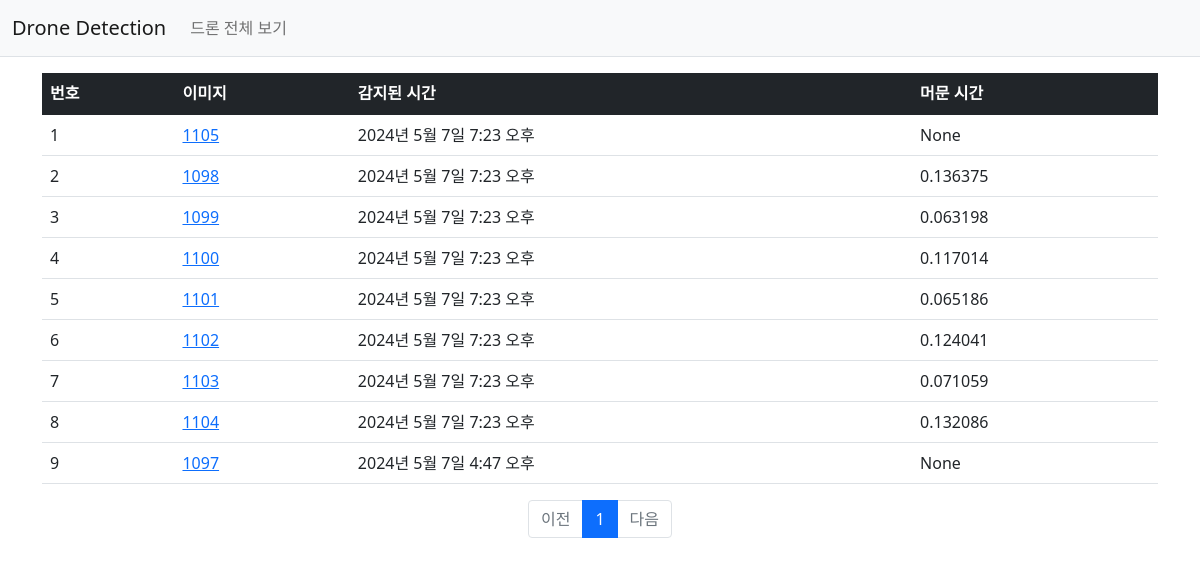
The page / on the database its author committed.
### pybo/models.py (models this page shows)
class Detection(models.Model):
    image = models.ImageField(upload_to='images/')
    detection_time = models.DateTimeField()
    elapsed_time = models.FloatField(null=True, blank=True)

### pybo/views.py (the view)
# urls.py: path('', views.main, name='main'),
def main(request):
    page = request.GET.get('page', '1')  # 페이지
    detections = Detection.objects.order_by('-detection_time')
    paginator = Paginator(detections, 10)  # 페이지당 10개씩 보여주기
    page_obj = paginator.get_page(page)
    detections = {'detections': page_obj}
    return render(request, 'detection/main.html',  detections)

### templates/detection/main.html
{% extends 'base.html' %}
{% block content %}
<div class="container my-3">
    <table class="table">
        <thead>
        <tr class="table-dark">
            <th>번호</th>
            <th>이미지</th>
            <th>감지된 시간</th>
            <th>머문 시간</th>
        </tr>
        </thead>
        <tbody>
        {% if detections %}
            {% for detection in detections %}
            <tr>
                <td>{{ forloop.counter }}</td>
                <td>
                    <a href="{% url 'pybo:detection_detail' detection.id %}">{{ detection.id }}</a>
                </td>
                <td>{{ detection.detection_time }}</td>
                <td>{{ detection.elapsed_time}}</td>
            </tr>
            {% endfor %}
        {% else %}
        <tr>
            <td colspan="3">감지된 드론이 없습니다.</td>
        </tr>
        {% endif %}
        </tbody>
    </table>
    <ul class="pagination justify-content-center">
        {% if detections.has_previous %}
            <li class="page-item">
                <a class="page-link" href="?page={{ detections.previous_page_number }}">이전</a>
            </li>
        {% else %}
            <li class="page-item disabled">
                <a class="page-link" tabindex="-1" aria-disabled="true" href="#">이전</a>
            </li>
        {% endif %}
        {% for page_number in detections.paginator.page_range %}
            {% if page_number >= detections.number|add:-5 and page_number <= detections.number|add:5 %}
                {% if page_number == detections.number %}
                    <li class="page-item active" aria-current="page">
                        <a class="page-link" href="?page={{ page_number }}">{{ page_number }}</a>
                    </li>
                {% else %}
                    <li class="page-item">
                        <a class="page-link" href="?page={{ page_number }}">{{ page_number }}</a>
                    </li>
                {% endif %}
            {% endif %}
        {% endfor %}
        {% if detections.has_next %}
            <li class="page-item">
                <a class="page-link" href="?page={{ detections.next_page_number }}">다음</a>
            </li>
        {% else %}
            <li class="page-item disabled">
                <a class="page-link" tabindex="-1" aria-disabled="true" href="#">다음</a>
            </li>
        {% endif %}
    </ul>
</div>
{% endblock %}

### templates/base.html (shortened to what this page needs)
{% load static %}
<!doctype html>
<html lang="ko">
<head>
    <link rel="stylesheet" type="text/css" href="{% static 'bootstrap.min.css' %}">
</head>
<body>
{% include "navbar.html" %}
{% block content %}
{% endblock %}
</body>
</html>

### templates/navbar.html (shortened to what this page needs)
<nav class="navbar navbar-expand-lg navbar-light bg-light border-bottom">
    <div class="container-fluid">
        <a class="navbar-brand" href="{% url 'pybo:main' %}">Drone Detection</a>
        <div class="collapse navbar-collapse" id="navbarSupportedContent">
            <ul class="navbar-nav me-auto mb-2 mb-lg-0">
                <li class="nav-item">
                    <a class="nav-link" href="{% url 'pybo:detection_list' %}">드론 전체 보기</a>
                </li>
            </ul>
        </div>
    </div>
</nav>

### rows shown on the page
Detection: id "1105", detection_time "2024년 5월 7일 7:23 오후", elapsed_time "None"
Detection: id "1098", detection_time "2024년 5월 7일 7:23 오후", elapsed_time "0.136375"
Detection: id "1099", detection_time "2024년 5월 7일 7:23 오후", elapsed_time "0.063198"
Detection: id "1100", detection_time "2024년 5월 7일 7:23 오후", elapsed_time "0.117014"
Detection: id "1101", detection_time "2024년 5월 7일 7:23 오후", elapsed_time "0.065186"
Detection: id "1102", detection_time "2024년 5월 7일 7:23 오후", elapsed_time "0.124041"
Detection: id "1103", detection_time "2024년 5월 7일 7:23 오후", elapsed_time "0.071059"
Detection: id "1104", detection_time "2024년 5월 7일 7:23 오후", elapsed_time "0.132086"
Detection: id "1097", detection_time "2024년 5월 7일 4:47 오후", elapsed_time "None"

### other values the page prints
{{ page_number }} "1"
